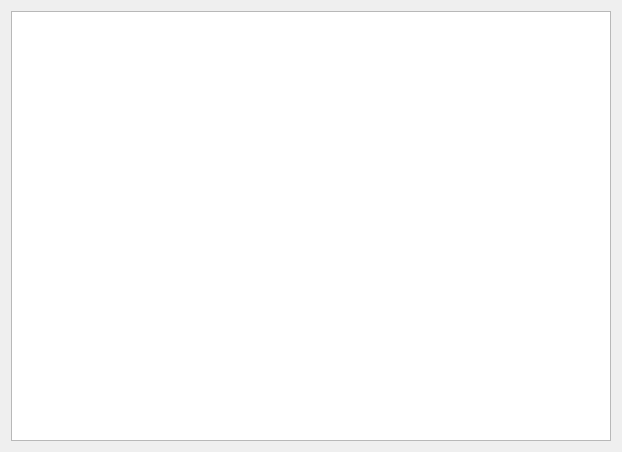
<?xml version="1.0" encoding="UTF-8"?>
<ui version="4.0">
 <class>MotorTableWidget</class>
 <widget class="QWidget" name="MotorTableWidget">
  <property name="geometry">
   <rect>
    <x>0</x>
    <y>0</y>
    <width>618</width>
    <height>448</height>
   </rect>
  </property>
  <property name="windowTitle">
   <string>Form</string>
  </property>
  <layout class="QGridLayout" name="gridLayout">
   <item row="0" column="0">
    <widget class="QTableView" name="MotorTableView">
     <property name="minimumSize">
      <size>
       <width>600</width>
       <height>430</height>
      </size>
     </property>
     <property name="styleSheet">
      <string notr="true">selection-color: black; selection-background-color: rgba(30, 144, 255, 100);</string>
     </property>
     <property name="sizeAdjustPolicy">
      <enum>QAbstractScrollArea::AdjustToContentsOnFirstShow</enum>
     </property>
     <property name="selectionBehavior">
      <enum>QAbstractItemView::SelectRows</enum>
     </property>
     <property name="wordWrap">
      <bool>false</bool>
     </property>
     <attribute name="horizontalHeaderDefaultSectionSize">
      <number>70</number>
     </attribute>
     <attribute name="horizontalHeaderHighlightSections">
      <bool>false</bool>
     </attribute>
     <attribute name="verticalHeaderDefaultSectionSize">
      <number>19</number>
     </attribute>
    </widget>
   </item>
  </layout>
 </widget>
 <resources/>
 <connections/>
</ui>
